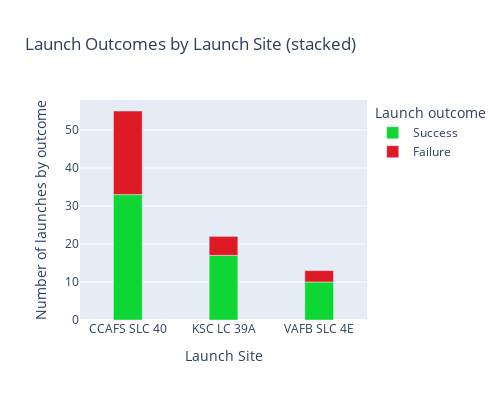

Here is the notebook cell this chart was saved with:
### Code cell
px.bar(orig_data_launchsite,
       x = "LaunchSite",
       y = "Number_of_flights",
       color = "Class_name",
       title = "Launch Outcomes by Launch Site (stacked)",
       labels = {"LaunchSite": "Launch Site",
                 "Number_of_flights": "Number of launches by outcome",
                 "Class_name": "Launch outcome"},
       width = 500,
       height = 400,
       color_discrete_map = {"Failure": "#DE1A24", "Success": "#0ED633"}).update_xaxes(categoryorder = "category ascending").update_traces(width = 0.3)

### Figure 1 — Plotly figure (JSON) as saved in the notebook; plotly's stock layout.template omitted (floating-point values rounded to 4 significant figures)
{"data": [{"alignmentgroup": "True", "hovertemplate": "Launch outcome=Success<br>Launch Site=%{x}<br>Number of launches by outcome=%{y}<extra></extra>", "legendgroup": "Success", "marker": {"color": "#0ED633", "pattern": {"shape": ""}}, "name": "Success", "offsetgroup": "Success", "orientation": "v", "showlegend": true, "textposition": "auto", "type": "bar", "width": 0.3, "x": ["CCAFS SLC 40", "KSC LC 39A", "VAFB SLC 4E"], "xaxis": "x", "y": [33, 17, 10], "yaxis": "y"}, {"alignmentgroup": "True", "hovertemplate": "Launch outcome=Failure<br>Launch Site=%{x}<br>Number of launches by outcome=%{y}<extra></extra>", "legendgroup": "Failure", "marker": {"color": "#DE1A24", "pattern": {"shape": ""}}, "name": "Failure", "offsetgroup": "Failure", "orientation": "v", "showlegend": true, "textposition": "auto", "type": "bar", "width": 0.3, "x": ["CCAFS SLC 40", "KSC LC 39A", "VAFB SLC 4E"], "xaxis": "x", "y": [22, 5, 3], "yaxis": "y"}], "layout": {"barmode": "relative", "height": 400, "legend": {"title": {"text": "Launch outcome"}, "tracegroupgap": 0}, "title": {"text": "Launch Outcomes by Launch Site (stacked)"}, "width": 500, "xaxis": {"anchor": "y", "categoryorder": "category ascending", "domain": [0, 1], "title": {"text": "Launch Site"}}, "yaxis": {"anchor": "x", "domain": [0, 1], "title": {"text": "Number of launches by outcome"}}}}
